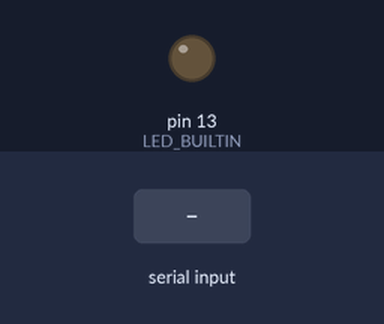
Bench run of a sketch on a simulated Arduino Uno, built with avr-gcc and run on an emulated ATmega328P. On the bench: output pins drawn as LEDs (lit = HIGH). Inputs (shaded band) come from the test bench. What the sketch prints to the serial monitor is not drawn.

Above: at 1.2 s.
1.3 s: "Y\n" received over Serial
At 2.2 s:
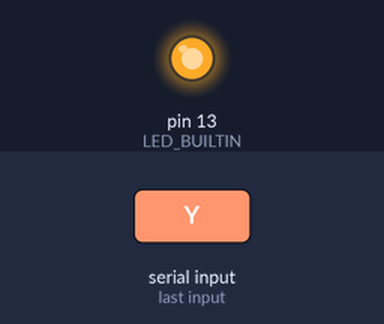
2.8 s: "N\n" received over Serial
At 3.3 s:
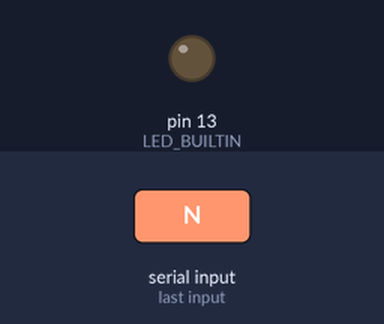
Timing chart, 0 to 5.8 s (numbered marks = the images above; inputs shaded):
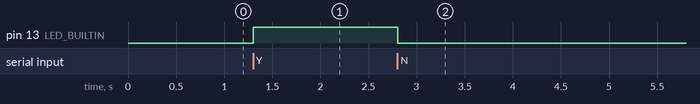

Measured:
- after the input at 1.3 s, pin 13 (LED_BUILTIN): LOW → HIGH at once
- after the input at 2.8 s, pin 13 (LED_BUILTIN): HIGH → LOW at once

The sketch:

serial_led.ino
```cpp
void setup()
{
  // start serial port at 9600 bps:
  Serial.begin(9600);
  // initialize digital pin LED_BUILTIN as an output.
  pinMode(LED_BUILTIN, OUTPUT);
  while (!Serial)
  {
    ;  // wait for serial port to connect.
  }
}

void loop()
{
  // if we get a command, turn the LED on or off:
  char buffer[16];

  if (Serial.available() > 0)
  {
    int size = Serial.readBytesUntil('\n', buffer, sizeof(buffer) - 1);
    Serial.println(buffer);

    if (buffer[0] == 'Y')
    {
      digitalWrite(LED_BUILTIN, HIGH);
    }
    if (buffer[0] == 'N')
    {
      digitalWrite(LED_BUILTIN, LOW);
    }
  }
}
```
